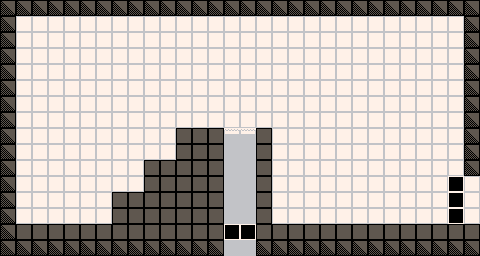

Below is a game level as drawn by its tile map, then a one-line description and the .tmx file that defines it, in full:
An orthogonal 60x32 tile map with 8x8 px tiles, 1 tile layer (Tile Layer 1) and 6 objects (2x spawn_point, 2x map_link, cam_area, spawn_checkpoint).

<map version="1.2" tiledversion="1.2.5" orientation="orthogonal" renderorder="right-down" width="60" height="32" tilewidth="8" tileheight="8" infinite="0" nextlayerid="5" nextobjectid="10">
 <properties>
  <property name="level_id" type="int" value="-1" />
 </properties>
 <tileset firstgid="1" source="platformer_sheet_1.tsx" />
 <layer id="4" name="Tile Layer 1" width="60" height="32">
  <data encoding="csv">
33,34,33,34,33,34,33,34,33,34,33,34,33,34,33,34,33,34,33,34,33,34,33,34,33,34,33,34,33,34,33,34,33,34,33,34,33,34,33,34,33,34,33,34,33,34,33,34,33,34,33,34,33,34,33,34,33,34,33,34,
49,50,49,50,49,50,49,50,49,50,49,50,49,50,49,50,49,50,49,50,49,50,49,50,49,50,49,50,49,50,49,50,49,50,49,50,49,50,49,50,49,50,49,50,49,50,49,50,49,50,49,50,49,50,49,50,49,50,49,50,
33,34,3,4,3,4,3,4,3,4,3,4,3,4,3,4,3,4,3,4,3,4,3,4,3,4,3,4,3,4,3,4,3,4,3,4,3,4,3,4,3,4,3,4,3,4,3,4,3,4,3,4,3,4,3,4,3,4,33,34,
49,50,19,20,19,20,19,20,19,20,19,20,19,20,19,20,19,20,19,20,19,20,19,20,19,20,19,20,19,20,19,20,19,20,19,20,19,20,19,20,19,20,19,20,19,20,19,20,19,20,19,20,19,20,19,20,19,20,49,50,
33,34,3,4,3,4,3,4,3,4,3,4,3,4,3,4,3,4,3,4,3,4,3,4,3,4,3,4,3,4,3,4,3,4,3,4,3,4,3,4,3,4,3,4,3,4,3,4,3,4,3,4,3,4,3,4,3,4,33,34,
49,50,19,20,19,20,19,20,19,20,19,20,19,20,19,20,19,20,19,20,19,20,19,20,19,20,19,20,19,20,19,20,19,20,19,20,19,20,19,20,19,20,19,20,19,20,19,20,19,20,19,20,19,20,19,20,19,20,49,50,
33,34,3,4,3,4,3,4,3,4,3,4,3,4,3,4,3,4,3,4,3,4,3,4,3,4,3,4,3,4,3,4,3,4,3,4,3,4,3,4,3,4,3,4,3,4,3,4,3,4,3,4,3,4,3,4,3,4,33,34,
49,50,19,20,19,20,19,20,19,20,19,20,19,20,19,20,19,20,19,20,19,20,19,20,19,20,19,20,19,20,19,20,19,20,19,20,19,20,19,20,19,20,19,20,19,20,19,20,19,20,19,20,19,20,19,20,19,20,49,50,
33,34,3,4,3,4,3,4,3,4,3,4,3,4,3,4,3,4,3,4,3,4,3,4,3,4,3,4,3,4,3,4,3,4,3,4,3,4,3,4,3,4,3,4,3,4,3,4,3,4,3,4,3,4,3,4,3,4,33,34,
49,50,19,20,19,20,19,20,19,20,19,20,19,20,19,20,19,20,19,20,19,20,19,20,19,20,19,20,19,20,19,20,19,20,19,20,19,20,19,20,19,20,19,20,19,20,19,20,19,20,19,20,19,20,19,20,19,20,49,50,
33,34,3,4,3,4,3,4,3,4,3,4,3,4,3,4,3,4,3,4,3,4,3,4,3,4,3,4,3,4,3,4,3,4,3,4,3,4,3,4,3,4,3,4,3,4,3,4,3,4,3,4,3,4,3,4,3,4,33,34,
49,50,19,20,19,20,19,20,19,20,19,20,19,20,19,20,19,20,19,20,19,20,19,20,19,20,19,20,19,20,19,20,19,20,19,20,19,20,19,20,19,20,19,20,19,20,19,20,19,20,19,20,19,20,19,20,19,20,49,50,
33,34,3,4,3,4,3,4,3,4,3,4,3,4,3,4,3,4,3,4,3,4,3,4,3,4,3,4,3,4,3,4,3,4,3,4,3,4,3,4,3,4,3,4,3,4,3,4,3,4,3,4,3,4,3,4,3,4,33,34,
49,50,19,20,19,20,19,20,19,20,19,20,19,20,19,20,19,20,19,20,19,20,19,20,19,20,19,20,19,20,19,20,19,20,19,20,19,20,19,20,19,20,19,20,19,20,19,20,19,20,19,20,19,20,19,20,19,20,49,50,
33,34,3,4,3,4,3,4,3,4,3,4,3,4,3,4,3,4,3,4,3,4,3,4,3,4,3,4,3,4,3,4,3,4,3,4,3,4,3,4,3,4,3,4,3,4,3,4,3,4,3,4,3,4,3,4,3,4,33,34,
49,50,19,20,19,20,19,20,19,20,19,20,19,20,19,20,19,20,19,20,19,20,19,20,19,20,19,20,19,20,19,20,19,20,19,20,19,20,19,20,19,20,19,20,19,20,19,20,19,20,19,20,19,20,19,20,19,20,49,50,
33,34,3,4,3,4,3,4,3,4,3,4,3,4,3,4,3,4,3,4,3,4,7,8,7,8,7,8,35,36,35,36,7,8,3,4,3,4,3,4,3,4,3,4,3,4,3,4,3,4,3,4,3,4,3,4,3,4,33,34,
49,50,19,20,19,20,19,20,19,20,19,20,19,20,19,20,19,20,19,20,19,20,23,24,23,24,23,24,51,52,51,52,23,24,19,20,19,20,19,20,19,20,19,20,19,20,19,20,19,20,19,20,19,20,19,20,19,20,49,50,
33,34,3,4,3,4,3,4,3,4,3,4,3,4,3,4,3,4,3,4,3,4,7,8,7,8,7,8,51,52,51,52,7,8,3,4,3,4,3,4,3,4,3,4,3,4,3,4,3,4,3,4,3,4,3,4,3,4,33,34,
49,50,19,20,19,20,19,20,19,20,19,20,19,20,19,20,19,20,19,20,19,20,23,24,23,24,23,24,51,52,51,52,23,24,19,20,19,20,19,20,19,20,19,20,19,20,19,20,19,20,19,20,19,20,19,20,19,20,49,50,
33,34,3,4,3,4,3,4,3,4,3,4,3,4,3,4,3,4,7,8,7,8,7,8,7,8,7,8,51,52,51,52,7,8,3,4,3,4,3,4,3,4,3,4,3,4,3,4,3,4,3,4,3,4,3,4,3,4,33,34,
49,50,19,20,19,20,19,20,19,20,19,20,19,20,19,20,19,20,23,24,23,24,23,24,23,24,23,24,51,52,51,52,23,24,19,20,19,20,19,20,19,20,19,20,19,20,19,20,19,20,19,20,19,20,19,20,19,20,49,50,
33,34,3,4,3,4,3,4,3,4,3,4,3,4,3,4,3,4,7,8,7,8,7,8,7,8,7,8,51,52,51,52,7,8,3,4,3,4,3,4,3,4,3,4,3,4,3,4,3,4,3,4,3,4,3,4,9,10,3,4,
49,50,19,20,19,20,19,20,19,20,19,20,19,20,19,20,19,20,23,24,23,24,23,24,23,24,23,24,51,52,51,52,23,24,19,20,19,20,19,20,19,20,19,20,19,20,19,20,19,20,19,20,19,20,19,20,25,26,19,20,
33,34,3,4,3,4,3,4,3,4,3,4,3,4,7,8,7,8,7,8,7,8,7,8,7,8,7,8,51,52,51,52,7,8,3,4,3,4,3,4,3,4,3,4,3,4,3,4,3,4,3,4,3,4,3,4,9,10,3,4,
49,50,19,20,19,20,19,20,19,20,19,20,19,20,23,24,23,24,23,24,23,24,23,24,23,24,23,24,51,52,51,52,23,24,19,20,19,20,19,20,19,20,19,20,19,20,19,20,19,20,19,20,19,20,19,20,25,26,19,20,
33,34,3,4,3,4,3,4,3,4,3,4,3,4,7,8,7,8,7,8,7,8,7,8,7,8,7,8,51,52,51,52,7,8,3,4,3,4,3,4,3,4,3,4,3,4,3,4,3,4,3,4,3,4,3,4,9,10,3,4,
49,50,19,20,19,20,19,20,19,20,19,20,19,20,23,24,23,24,23,24,23,24,23,24,23,24,23,24,51,52,51,52,23,24,19,20,19,20,19,20,19,20,19,20,19,20,19,20,19,20,19,20,19,20,19,20,25,26,19,20,
33,34,7,8,7,8,7,8,7,8,7,8,7,8,7,8,7,8,7,8,7,8,7,8,7,8,7,8,9,10,9,10,7,8,7,8,7,8,7,8,7,8,7,8,7,8,7,8,7,8,7,8,7,8,7,8,7,8,7,8,
49,50,23,24,23,24,23,24,23,24,23,24,23,24,23,24,23,24,23,24,23,24,23,24,23,24,23,24,25,26,25,26,23,24,23,24,23,24,23,24,23,24,23,24,23,24,23,24,23,24,23,24,23,24,23,24,23,24,23,24,
33,34,33,34,33,34,33,34,33,34,33,34,33,34,33,34,33,34,33,34,33,34,33,34,33,34,33,34,51,52,51,52,33,34,33,34,33,34,33,34,33,34,33,34,33,34,33,34,33,34,33,34,33,34,33,34,33,34,33,34,
49,50,49,50,49,50,49,50,49,50,49,50,49,50,49,50,49,50,49,50,49,50,49,50,49,50,49,50,51,52,51,52,49,50,49,50,49,50,49,50,49,50,49,50,49,50,49,50,49,50,49,50,49,50,49,50,49,50,49,50
</data>
 </layer>
 <objectgroup id="2" name="Object Layer 1">
  <object id="1" name="top_right" type="spawn_point" x="432" y="200" width="32" height="24">
   <properties>
    <property name="type" value="side" />
   </properties>
  </object>
  <object id="2" name="camera" type="cam_area" x="16" y="16" width="448" height="224" />
  <object id="5" name="checkpoint" type="spawn_checkpoint" x="368" y="160" width="32" height="32" />
  <object id="6" name="link" type="map_link" x="464" y="176" width="16" height="48">
   <properties>
    <property name="dest_map_path" value="Content/raw/map_ow_top.tmx" />
    <property name="dest_spawn_name" value="fox_exit_right" />
   </properties>
  </object>
  <object id="7" name="link" type="map_link" x="224" y="240" width="32" height="16">
   <properties>
    <property name="dest_map_path" value="Content/raw/map_ss_fox_01.tmx" />
    <property name="dest_spawn_name" value="top_right" />
   </properties>
  </object>
  <object id="8" name="bottom_center" type="spawn_point" x="224" y="216" width="32" height="24">
   <properties>
    <property name="type" value="side" />
   </properties>
  </object>
 </objectgroup>
</map>
